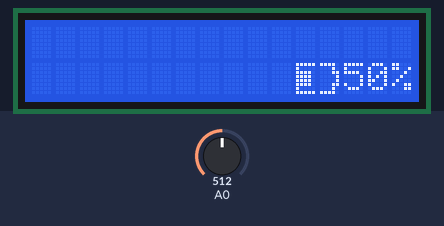
Recording of a sketch running on a simulated Arduino Uno, built with avr-gcc and run on an emulated ATmega328P. Shown: 16×2 character LCD. The inputs (shaded band) are chosen by the test bench; at power-on: A0 = 512. What the sketch prints to the serial monitor is not drawn.

Above: at 1.4 s.
1.5 s: A0 set to 107
At 2.7 s:
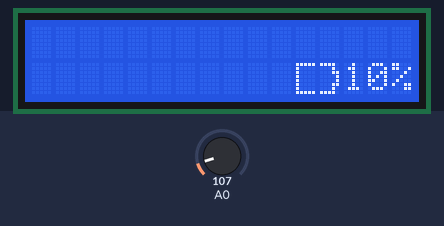
3.1 s: A0 set to 98
At 4.2 s:
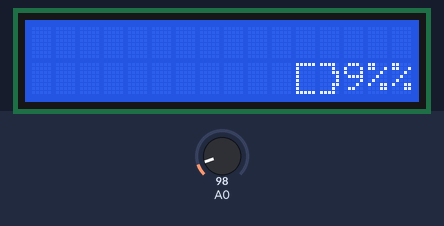
4.7 s: A0 set to 122
At 5.7 s:
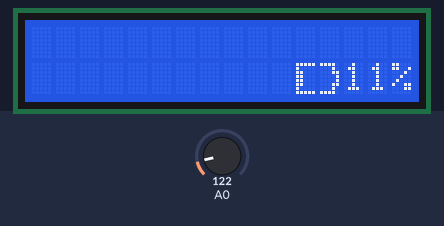
Timing chart, 0 to 7.7 s (numbered marks = the images above; inputs shaded):
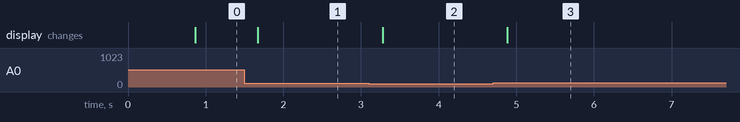

Measured:
- the behaviour switches between 103 and 102 on A0 (found by bisection; images 1 and 2)
- after the input at 1.5 s, the display: changes after 0.17 s (image 1)
- after the input at 3.1 s, the display: changes after 0.18 s (image 2)
- after the input at 4.7 s, the display: changes after 0.19 s (image 3)

The sketch:

battery.ino
```cpp
/*


  The circuit:
 * LCD RS pin to digital pin 6
 * LCD Enable pin to digital pin 7
 * LCD D4 pin to digital pin 5
 * LCD D5 pin to digital pin 4
 * LCD D6 pin to digital pin 3
 * LCD D7 pin to digital pin 2
 * LCD R/W pin to ground
 * LCD VSS pin to ground
 * LCD VCC pin to 5V
 * 10K resistor:
 * ends to +5V and ground
 * wiper to LCD VO pin (pin 3)
*/
#include"battery.h"

battery b1(A0);
void setup() {
  b1.begin(11,1);
//b1.batvolt(7.0);
}

void loop() {
 b1.Main();
}
```

battery.cpp
```cpp
#include"Arduino.h"
#include"battery.h"
#include "LiquidCrystal.h"

 const int rs = 6, en = 7, d4 = 5, d5 = 4, d6 = 3, d7 = 2;
  LiquidCrystal lcd(rs, en, d4, d5, d6, d7);

void  battery::begin(int br,int bc) {

   Serial.begin(9600);
  lcd.begin(16, 2);
  btr=br;
  btc=bc;
  bvcc=5.0;
 }
 battery::battery(int inp) {
  vin=inp;
 }

 void  battery::cal_voltage() {
sv=analogRead(vin);
voltage= (sv * bvcc) / 1024.0;

 bp=(voltage/bvcc)*100;

Serial.println(voltage);
}
void battery::bat_stat(int bp) {

 lcd.createChar(0,batery[bp][0]);
lcd.createChar(1,batery[bp][1]);
}
void battery::draw_battery(int r,int c) {

 lcd.setCursor(r,c);
 lcd.write(byte(0));
  lcd.setCursor(r+1,c);
 lcd.write(byte(1));


}

void  battery::charge() {

  btsmap=map(bp,100,0,10,0);

   bat_stat(btsmap);
     lcd.setCursor(btr+2,btc);
    lcd.print(bp);
   lcd.print("%");
 }

void battery::Main() {
   delay(800);
  draw_battery(btr,btc);
cal_voltage();
charge();


}

void battery::batvolt(float v) {
  bvcc=v;
}
```

battery.h
```cpp
#ifndef distance_h
#define distance_h
#include"Arduino.h"
#include "LiquidCrystal.h"

class battery {
private:
byte batery[11][2][8]= {
 { {B11111,B10100,B10010,B10001,B10001,B10010,B10100,B11111},{ B11110,B00110,B01011, B10001,B10001,B01011,B00110,B11110} }, //battery critical
{ { B11111, B10000,B10000,B10000,B10000,B10000,B10000,B11111},{  B11110,B00010,B00011,B00001,B00001,B00011,B00010,B11110} }, //battery low
{ { B11111,B10000,B11000,B11000,B11000,B11000,B10000,B11111},{  B11110,B00010,B00011,B00001,B00001,B00011,B00010,B11110} }, //battery 1%
{ { B11111,B10000,B11000,B11000,B11000,B11000,B10000,B11111},{  B11110,B00010,B00011,B00001,B00001,B00011,B00010,B11110} }, //battery 9%
{ { B11111,B10000,B11100,B11100,B11100,B11100,B10000,B11111},{  B11110,B00010,B00011,B00001,B00001,B00011,B00010,B11110} }, //battery 15%
{ { B11111,B10000,B11110,B11110,B11110,B11110,B10000,B11111},{  B11110,B00010,B00011,B00001,B00001,B00011,B00010,B11110} }, //battery 25%
{ { B11111,B10000,B11111,B11111,B11111,B11111,B10000,B11111},{  B11110,B00010,B00011,B00001,B00001,B00011,B00010,B11110} }, //battery 45%
{ { B11111,B10000,B11111,B11111,B11111,B11111,B10000,B11111},{  B11110,B00010,B10011,B10001,B10001,B10011,B00010,B11110} }, //battery 55%
{ { B11111,B10000,B11111,B11111,B11111,B11111,B10000,B11111},{  B11110,B00010,B11011,B11001,B11001,B11011,B00010,B11110} }, //battery 74%
{ { B11111,B10000,B11111,B11111,B11111,B11111,B10000,B11111},{  B11110,B00010,B11011,B11001,B11001,B11011,B00010,B11110} }, //battery 95%
{ { B11111,B10000,B11111,B11111,B11111,B11111,B10000,B11111},{  B11110,B00010,B11111,B11111,B11111,B11111,B00010,B11110} }, //battery 100%
 };

 int vin,bp;
 float sv;
float voltage,vmt ;
int btr,btc;
int btsmap;
float bvcc;
public:

void begin(int br,int bc);
battery(int inp);
void cal_voltage();
void bat_stat(int bp);
void draw_battery(int r,int c);
void charge();
void Main();
void batvolt(float v); //voltage of battery
};

#endif
```
